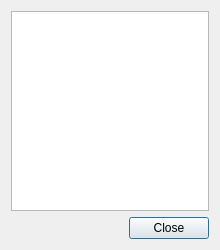
<?xml version="1.0" encoding="UTF-8"?>
<ui version="4.0">
 <class>TransactionDescDialog</class>
 <widget class="QDialog" name="TransactionDescDialog">
  <property name="geometry">
   <rect>
    <x>0</x>
    <y>0</y>
    <width>220</width>
    <height>250</height>
   </rect>
  </property>
  <property name="windowTitle">
   <string>Transaction details</string>
  </property>
  <layout class="QVBoxLayout" name="verticalLayout">
   <item>
    <widget class="QTextEdit" name="detailText">
     <property name="toolTip">
      <string>This pane shows a detailed description of the transaction</string>
     </property>
     <property name="readOnly">
      <bool>true</bool>
     </property>
    </widget>
   </item>
   <item>
    <widget class="QDialogButtonBox" name="buttonBox">
     <property name="orientation">
      <enum>Qt::Horizontal</enum>
     </property>
     <property name="standardButtons">
      <set>QDialogButtonBox::Close</set>
     </property>
    </widget>
   </item>
  </layout>
 </widget>
 <resources/>
 <connections>
  <connection>
   <sender>buttonBox</sender>
   <signal>accepted()</signal>
   <receiver>TransactionDescDialog</receiver>
   <slot>accept()</slot>
   <hints>
    <hint type="sourcelabel">
     <x>248</x>
     <y>254</y>
    </hint>
    <hint type="destinationlabel">
     <x>157</x>
     <y>274</y>
    </hint>
   </hints>
  </connection>
  <connection>
   <sender>buttonBox</sender>
   <signal>rejected()</signal>
   <receiver>TransactionDescDialog</receiver>
   <slot>reject()</slot>
   <hints>
    <hint type="sourcelabel">
     <x>316</x>
     <y>260</y>
    </hint>
    <hint type="destinationlabel">
     <x>286</x>
     <y>274</y>
    </hint>
   </hints>
  </connection>
 </connections>
</ui>
